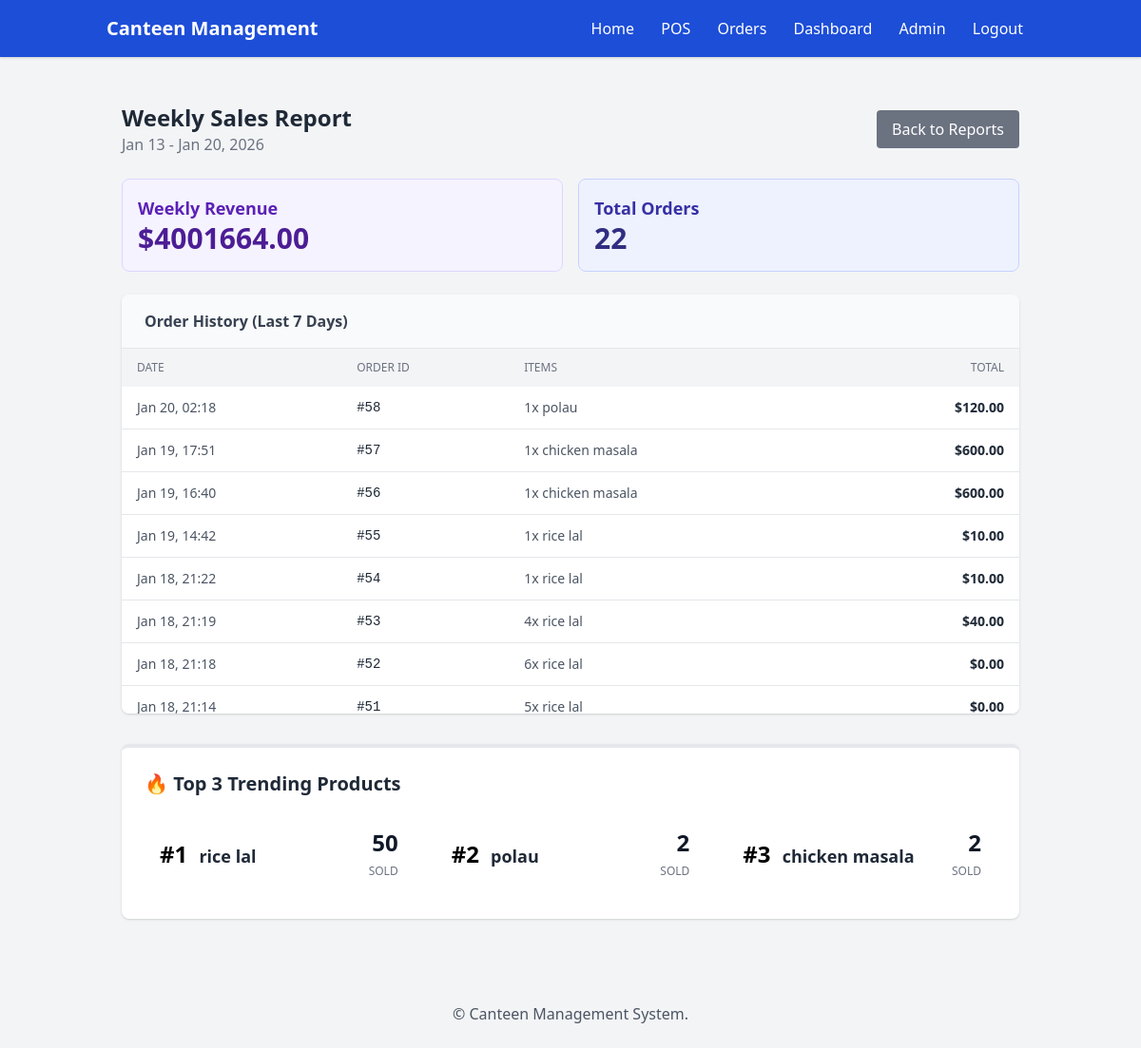
The page /report/weekly-sales/ (signed in) on the database its author committed.
### canteen/models.py (models this page shows, shortened)
class Order(models.Model):
    created_at = models.DateTimeField(auto_now_add=True)
    cashier = models.ForeignKey(User, on_delete=models.SET_NULL, null=True, blank=True)
    order_type = models.CharField(max_length=20, choices=ORDER_TYPE_CHOICES, default='takeaway')
    discount_amount = models.DecimalField(max_digits=9, decimal_places=2, default=0)
    is_paid = models.BooleanField(default=False)
    cancelled = models.BooleanField(default=False)
    cancel_reason = models.TextField(blank=True)
    total_amount = models.DecimalField(max_digits=10, decimal_places=2, default=0)

class OrderItem(models.Model):
    order = models.ForeignKey(Order, on_delete=models.CASCADE, related_name='items')
    product = models.ForeignKey(Product, on_delete=models.PROTECT)
    quantity = models.PositiveIntegerField(default=1)
    unit_price = models.DecimalField(max_digits=9, decimal_places=2)

class Product(models.Model):
    category = models.ForeignKey(Category, on_delete=models.SET_NULL, null=True, blank=True, related_name='products')
    name = models.CharField(max_length=200)
    description = models.TextField(blank=True)
    price = models.DecimalField(max_digits=9, decimal_places=2)
    image = models.ImageField(upload_to='products/', blank=True, null=True)
    in_stock = models.BooleanField(default=True)
    stock_qty = models.IntegerField(default=0)  # inventory count
    tags = models.CharField(max_length=200, blank=True)  # optional tags
    LOW_STOCK_LIMIT = 5  # threshold for low stock alert

### canteen/views.py (the view)
# urls.py: path('report/weekly-sales/', views.weekly_sales_detail, name='weekly_sales_detail'),
@login_required
def weekly_sales_detail(request):
    today = timezone.localdate()
    start_date = today - timedelta(days=7)  # Get date 7 days ago
    orders = Order.objects.filter(
        created_at__date__range=[start_date, today],
        is_paid=True,
        cancelled=False
    ).order_by('-created_at')
    total_sales = sum(o.total_amount for o in orders)
    order_count = orders.count()
    product_sales = {}
    for order in orders:
        for item in order.items.all():
            name = item.product.name
            qty = item.quantity
            product_sales[name] = product_sales.get(name, 0) + qty
    trending_products = sorted(product_sales.items(), key=lambda x: x[1], reverse=True)[:3]
    context = {
        'start_date': start_date,
        'end_date': today,
        'orders': orders,
        'total_sales': total_sales,
        'order_count': order_count,
        'trending_products': trending_products,
    }
    return render(request, 'canteen/weekly_sales_detail.html', context)

### canteen/templates/canteen/weekly_sales_detail.html (shortened to what this page needs)
{% extends 'canteen/base.html' %}
{% block content %}
<div class="container mx-auto px-4 py-6">
    <div class="flex justify-between items-center mb-6">
        <div>
            <h2 class="text-2xl font-bold text-gray-800">Weekly Sales Report</h2>
            <p class="text-gray-500">{{ start_date|date:"M j" }} - {{ end_date|date:"M j, Y" }}</p>
        </div>
        <a href="{% url 'canteen:report' %}" class="bg-gray-500 text-white px-4 py-2 rounded hover:bg-gray-600">
            Back to Reports
        </a>
    </div>
    <div class="grid grid-cols-1 md:grid-cols-2 gap-4 mb-6">
        <div class="bg-purple-50 p-4 rounded-lg border border-purple-200">
            <h3 class="text-lg font-semibold text-purple-800">Weekly Revenue</h3>
            <p class="text-3xl font-bold text-purple-900">${{ total_sales }}</p>
        </div>
        <div class="bg-indigo-50 p-4 rounded-lg border border-indigo-200">
            <h3 class="text-lg font-semibold text-indigo-800">Total Orders</h3>
            <p class="text-3xl font-bold text-indigo-900">{{ order_count }}</p>
        </div>
    </div>
    <div class="bg-white shadow rounded-lg overflow-hidden mb-8">
        <div class="px-6 py-4 border-b bg-gray-50">
            <h3 class="font-bold text-gray-700">Order History (Last 7 Days)</h3>
        </div>
        <div class="overflow-x-auto h-96 overflow-y-scroll">
            <table class="min-w-full bg-white">
                <thead class="bg-gray-100 sticky top-0">
                    <tr>
                        <th class="py-3 px-4 text-left text-xs font-medium text-gray-500 uppercase">Date</th>
                        <th class="py-3 px-4 text-left text-xs font-medium text-gray-500 uppercase">Order ID</th>
                        <th class="py-3 px-4 text-left text-xs font-medium text-gray-500 uppercase">Items</th>
                        <th class="py-3 px-4 text-right text-xs font-medium text-gray-500 uppercase">Total</th>
                    </tr>
                </thead>
                <tbody class="divide-y divide-gray-200">
                    {% for order in orders %}
                    <tr class="hover:bg-gray-50">
                        <td class="py-3 px-4 text-sm text-gray-600 whitespace-nowrap">
                            {{ order.created_at|date:"M j, H:i" }}
                        </td>
                        <td class="py-3 px-4 text-sm font-mono text-gray-800">#{{ order.id }}</td>
                        <td class="py-3 px-4 text-sm text-gray-600">
                            {% for item in order.items.all %}
                                {{ item.quantity }}x {{ item.product.name }}{% if not forloop.last %}, {% endif %}
                            {% endfor %}
                        </td>
                        <td class="py-3 px-4 text-sm font-bold text-right text-gray-800">
                            ${{ order.total_amount }}
                        </td>
                    </tr>
                    {% empty %}
                    <tr>
                        <td colspan="4" class="text-center py-6 text-gray-500">No sales in the last 7 days.</td>
                    </tr>
                    {% endfor %}
                </tbody>
            </table>
        </div>
    </div>
    <div class="bg-white shadow rounded-lg p-6 border-t-4 border-orange-400">
        <h3 class="text-xl font-bold text-gray-800 mb-4">🔥 Top 3 Trending Products</h3>
        <div class="grid grid-cols-1 md:grid-cols-3 gap-6">
            {% for name, qty in trending_products %}
            <div class="flex items-center justify-between p-4 bg-orange-50 rounded-lg">
                <div>
                    <span class="text-2xl font-bold text-orange-500 mr-2">#{{ forloop.counter }}</span>
                    <span class="font-semibold text-gray-800 text-lg">{{ name }}</span>
                </div>
                <div class="text-right">
                    <span class="block text-2xl font-bold text-gray-900">{{ qty }}</span>
                    <span class="text-xs text-gray-500 uppercase">Sold</span>
                </div>
            </div>
            {% empty %}
            <p class="text-gray-500">No trending data available yet.</p>
            {% endfor %}
        </div>
    </div>
</div>
{% endblock %}

### rows shown on the page
Order: created_at "Jan 20, 2026", created_at "Jan 20, 02:18", id "58", total_amount "120.00"
OrderItem: quantity "1", product.name "polau"
Order: created_at "Jan 19, 17:51", id "57", total_amount "600.00"
OrderItem: quantity "1", product.name "chicken masala"
Order: created_at "Jan 19, 16:40", id "56", total_amount "600.00"
OrderItem: quantity "1", product.name "chicken masala"
Order: created_at "Jan 19, 14:42", id "55", total_amount "10.00"
OrderItem: quantity "1", product.name "rice lal"
Order: created_at "Jan 18, 21:22", id "54", total_amount "10.00"
OrderItem: quantity "1", product.name "rice lal"
Order: created_at "Jan 18, 21:19", id "53", total_amount "40.00"
OrderItem: quantity "4", product.name "rice lal"
Order: created_at "Jan 18, 21:18", id "52", total_amount "0.00"
OrderItem: quantity "6", product.name "rice lal"
Order: created_at "Jan 18, 21:14", id "51", total_amount "0.00"
OrderItem: quantity "5", product.name "rice lal"
Product: trending_products "rice lal"
Product: trending_products "polau"
Product: trending_products "chicken masala"

### other values the page prints
{{ start_date|date:"M j" }} "Jan 13"
{{ total_sales }} "4001664.00"
{{ order_count }} "22"
{{ qty }} "50" "2" "2"
